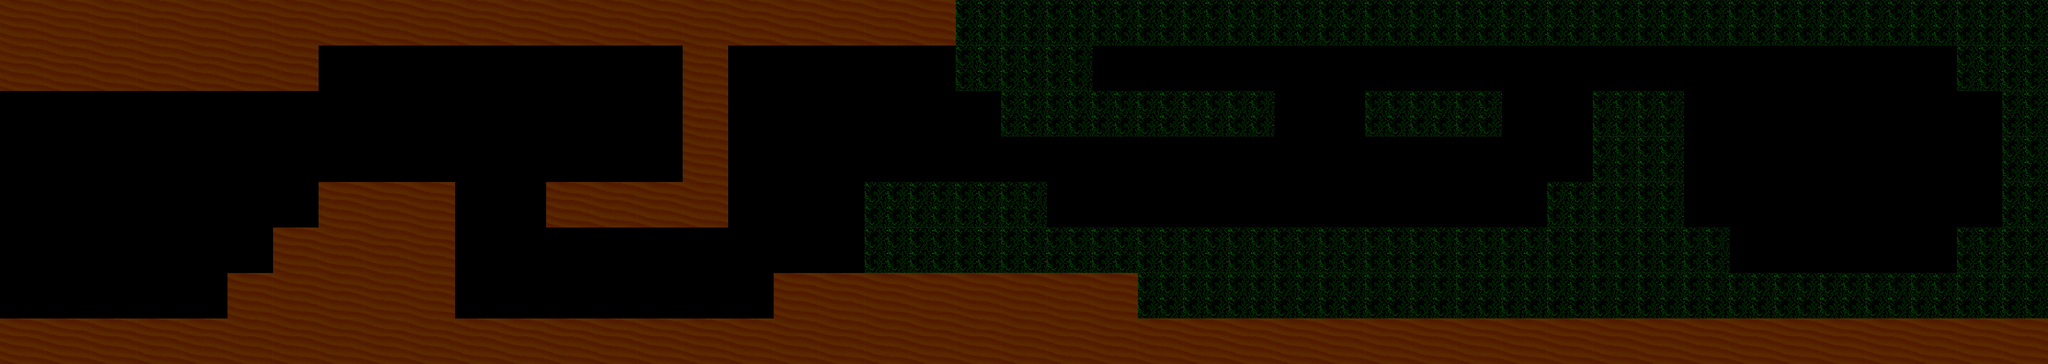

This is a level from a 2D game, rendered from its Tiled map with the project's own tilesets. A one-line summary and the complete map file follow:
An orthogonal 45x8 tile map with 90x90 px tiles, 2 tile layers (Calque de Tuiles 1, Plateforme).

<map version="1.5" tiledversion="1.5.0" orientation="orthogonal" renderorder="right-down" width="45" height="8" tilewidth="90" tileheight="90" infinite="0" nextlayerid="3" nextobjectid="1">
 <editorsettings>
  <export target="map.json" format="json" />
 </editorsettings>
 <tileset firstgid="1" name="dune_algue" tilewidth="90" tileheight="90" tilecount="2" columns="2">
  <image source="dune_algue.png" width="180" height="90" />
 </tileset>
 <layer id="1" name="Calque de Tuiles 1" width="45" height="8">
  <data encoding="csv">
0,0,0,0,0,0,0,0,0,0,0,0,0,0,0,0,0,0,0,0,0,0,0,0,0,0,0,0,0,0,0,0,0,0,0,0,0,0,0,0,0,0,0,0,0,
0,0,0,0,0,0,0,0,0,0,0,0,0,0,0,0,0,0,0,0,0,0,0,0,0,0,0,0,0,0,0,0,0,0,0,0,0,0,0,0,0,0,0,0,0,
0,0,0,0,0,0,0,0,0,0,0,0,0,0,0,0,0,0,0,0,0,0,0,0,0,0,0,0,0,0,0,0,0,0,0,0,0,0,0,0,0,0,0,0,0,
0,0,0,0,0,0,0,0,0,0,0,0,0,0,0,0,0,0,0,0,0,0,0,0,0,0,0,0,0,0,0,0,0,0,0,0,0,0,0,0,0,0,0,0,0,
0,0,0,0,0,0,0,0,0,0,0,0,0,0,0,0,0,0,0,0,0,0,0,0,0,0,0,0,0,0,0,0,0,0,0,0,0,0,0,0,0,0,0,0,0,
0,0,0,0,0,0,0,0,0,0,0,0,0,0,0,0,0,0,0,0,0,0,0,0,0,0,0,0,0,0,0,0,0,0,0,0,0,0,0,0,0,0,0,0,0,
0,0,0,0,0,0,0,0,0,0,0,0,0,0,0,0,0,0,0,0,0,0,0,0,0,0,0,0,0,0,0,0,0,0,0,0,0,0,0,0,0,0,0,0,0,
0,0,0,0,0,0,0,0,0,0,0,0,0,0,0,0,0,0,0,0,0,0,0,0,0,0,0,0,0,0,0,0,0,0,0,0,0,0,0,0,0,0,0,0,0
</data>
 </layer>
 <layer id="2" name="Plateforme" width="45" height="8">
  <data encoding="csv">
1,1,1,1,1,1,1,1,1,1,1,1,1,1,1,1,1,1,1,1,1,2,2,2,2,2,2,2,2,2,2,2,2,2,2,2,2,2,2,2,2,2,2,2,2,
1,1,1,1,1,1,1,0,0,0,0,0,0,0,0,1,0,0,0,0,0,2,2,2,0,0,0,0,0,0,0,0,0,0,0,0,0,0,0,0,0,0,0,2,2,
0,0,0,0,0,0,0,0,0,0,0,0,0,0,0,1,0,0,0,0,0,0,2,2,2,2,2,2,0,0,2,2,2,0,0,2,2,0,0,0,0,0,0,0,2,
0,0,0,0,0,0,0,0,0,0,0,0,0,0,0,1,0,0,0,0,0,0,0,0,0,0,0,0,0,0,0,0,0,0,0,2,2,0,0,0,0,0,0,0,2,
0,0,0,0,0,0,0,1,1,1,0,0,1,1,1,1,0,0,0,2,2,2,2,0,0,0,0,0,0,0,0,0,0,0,2,2,2,0,0,0,0,0,0,0,2,
0,0,0,0,0,0,1,1,1,1,0,0,0,0,0,0,0,0,0,2,2,2,2,2,2,2,2,2,2,2,2,2,2,2,2,2,2,2,0,0,0,0,0,2,2,
0,0,0,0,0,1,1,1,1,1,0,0,0,0,0,0,0,1,1,1,1,1,1,1,1,2,2,2,2,2,2,2,2,2,2,2,2,2,2,2,2,2,2,2,2,
1,1,1,1,1,1,1,1,1,1,1,1,1,1,1,1,1,1,1,1,1,1,1,1,1,1,1,1,1,1,1,1,1,1,1,1,1,1,1,1,1,1,1,1,1
</data>
 </layer>
</map>